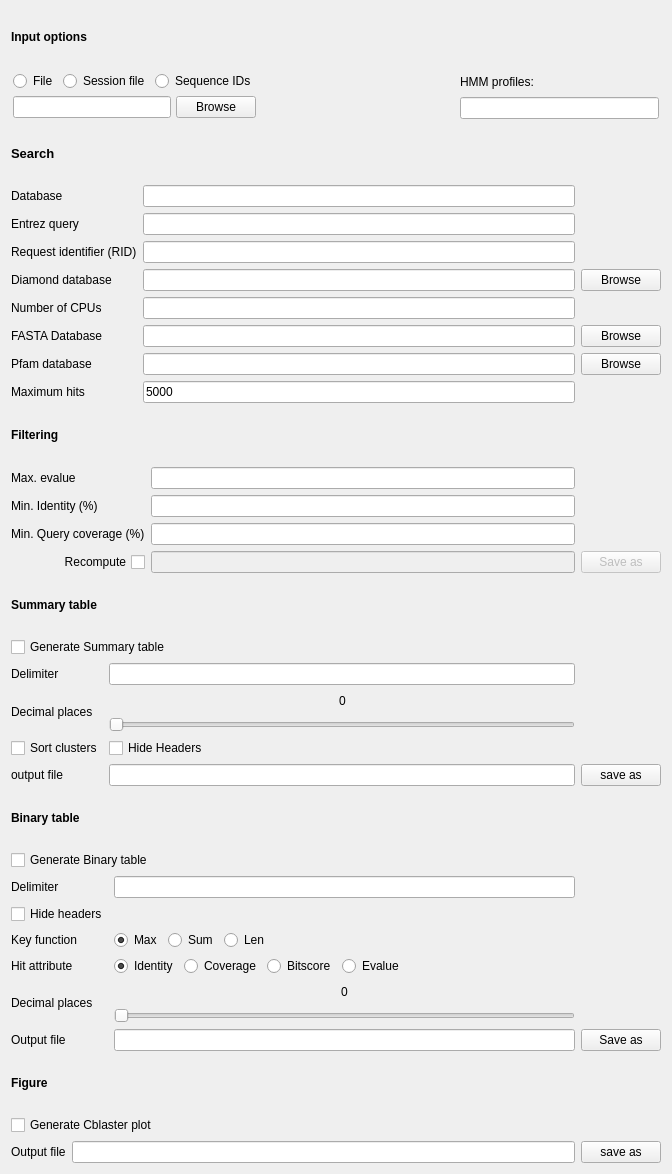
      <widget class="QWidget" name="scrollAreaWidgetContents">
       <property name="geometry">
        <rect>
         <x>0</x>
         <y>0</y>
         <width>672</width>
         <height>1174</height>
        </rect>
       </property>
       <layout class="QGridLayout" name="gridLayout_7">
        <item row="4" column="0">
         <widget class="QLabel" name="label_34">
          <property name="font">
           <font>
            <weight>75</weight>
            <bold>true</bold>
           </font>
          </property>
          <property name="text">
           <string>Filtering</string>
          </property>
         </widget>
        </item>
        <item row="2" column="0">
         <widget class="QLabel" name="label_17">
          <property name="font">
           <font>
            <pointsize>10</pointsize>
            <weight>75</weight>
            <bold>true</bold>
           </font>
          </property>
          <property name="text">
           <string>Search</string>
          </property>
         </widget>
        </item>
        <item row="0" column="0">
         <widget class="QLabel" name="label_15">
          <property name="font">
           <font>
            <weight>75</weight>
            <bold>true</bold>
           </font>
          </property>
          <property name="text">
           <string>Input options</string>
          </property>
         </widget>
        </item>
        <item row="8" column="0">
         <layout class="QGridLayout" name="gridLayout_11" rowminimumheight="0,0,0,0,0">
          <property name="leftMargin">
           <number>0</number>
          </property>
          <property name="topMargin">
           <number>0</number>
          </property>
          <item row="4" column="2">
           <widget class="QPushButton" name="pb_stSave">
            <property name="text">
             <string>save as</string>
            </property>
           </widget>
          </item>
          <item row="4" column="0">
           <widget class="QLabel" name="label_45">
            <property name="text">
             <string>output file</string>
            </property>
           </widget>
          </item>
          <item row="1" column="0">
           <widget class="QLabel" name="label_43">
            <property name="text">
             <string>Decimal places</string>
            </property>
           </widget>
          </item>
          <item row="4" column="1">
           <widget class="QLineEdit" name="le_stSave"/>
          </item>
          <item row="0" column="0">
           <widget class="QLabel" name="label_40">
            <property name="text">
             <string>Delimiter</string>
            </property>
           </widget>
          </item>
          <item row="0" column="1">
           <widget class="QLineEdit" name="le_stDeli"/>
          </item>
          <item row="1" column="1">
           <layout class="QVBoxLayout" name="verticalLayout_6">
            <item>
             <layout class="QHBoxLayout" name="horizontalLayout_12">
              <item>
               <spacer name="horizontalSpacer_6">
                <property name="orientation">
                 <enum>Qt::Horizontal</enum>
                </property>
                <property name="sizeHint" stdset="0">
                 <size>
                  <width>40</width>
                  <height>20</height>
                 </size>
                </property>
               </spacer>
              </item>
              <item>
               <widget class="QLabel" name="lb_stDecimal">
                <property name="text">
                 <string>0</string>
                </property>
               </widget>
              </item>
              <item>
               <spacer name="horizontalSpacer_7">
                <property name="orientation">
                 <enum>Qt::Horizontal</enum>
                </property>
                <property name="sizeHint" stdset="0">
                 <size>
                  <width>40</width>
                  <height>20</height>
                 </size>
                </property>
               </spacer>
              </item>
             </layout>
            </item>
            <item>
             <widget class="QSlider" name="horizontalSlider_3">
              <property name="maximum">
               <number>5</number>
              </property>
              <property name="value">
               <number>0</number>
              </property>
              <property name="orientation">
               <enum>Qt::Horizontal</enum>
              </property>
             </widget>
            </item>
           </layout>
          </item>
          <item row="2" column="0">
           <widget class="QCheckBox" name="ch_stSort">
            <property name="layoutDirection">
             <enum>Qt::LeftToRight</enum>
            </property>
            <property name="text">
             <string>Sort clusters</string>
            </property>
           </widget>
          </item>
          <item row="2" column="1">
           <widget class="QCheckBox" name="ch_stHide">
            <property name="text">
             <string>Hide Headers</string>
            </property>
           </widget>
          </item>
         </layout>
        </item>
        <item row="3" column="0">
         <layout class="QGridLayout" name="gridLayout_5">
          <item row="2" column="0">
           <widget class="QLabel" name="label_20">
            <property name="text">
             <string>Request identifier (RID)</string>
            </property>
           </widget>
          </item>
          <item row="2" column="1">
           <widget class="QLineEdit" name="le_sRID"/>
          </item>
          <item row="1" column="1">
           <widget class="QLineEdit" name="le_sEntrz"/>
          </item>
          <item row="0" column="1">
           <widget class="QLineEdit" name="le_sDB"/>
          </item>
          <item row="5" column="0">
           <widget class="QLabel" name="label_32">
            <property name="text">
             <string>FASTA Database</string>
            </property>
           </widget>
          </item>
          <item row="4" column="0">
           <widget class="QLabel" name="label_31">
            <property name="text">
             <string>Number of CPUs</string>
            </property>
           </widget>
          </item>
          <item row="6" column="0">
           <widget class="QLabel" name="label_33">
            <property name="text">
             <string>Pfam database</string>
            </property>
           </widget>
          </item>
          <item row="6" column="1">
           <widget class="QLineEdit" name="le_sPfamBrowse"/>
          </item>
          <item row="5" column="1">
           <widget class="QLineEdit" name="le_sFasBrowse"/>
          </item>
          <item row="4" column="1">
           <widget class="QLineEdit" name="le_sCPU"/>
          </item>
          <item row="3" column="1">
           <widget class="QLineEdit" name="le_sDiaBrowse"/>
          </item>
          <item row="3" column="0">
           <widget class="QLabel" name="label_29">
            <property name="text">
             <string>Diamond database</string>
            </property>
           </widget>
          </item>
          <item row="3" column="2">
           <widget class="QPushButton" name="pb_sDiaBrowse">
            <property name="text">
             <string>Browse</string>
            </property>
           </widget>
          </item>
          <item row="0" column="0">
           <widget class="QLabel" name="label_18">
            <property name="text">
             <string>Database</string>
            </property>
           </widget>
          </item>
          <item row="1" column="0">
           <widget class="QLabel" name="label_19">
            <property name="text">
             <string>Entrez query</string>
            </property>
           </widget>
          </item>
          <item row="6" column="2">
           <widget class="QPushButton" name="pb_sPfamBrowse">
            <property name="text">
             <string>Browse</string>
            </property>
           </widget>
          </item>
          <item row="5" column="2">
           <widget class="QPushButton" name="pb_sFasBrowse">
            <property name="text">
             <string>Browse</string>
            </property>
           </widget>
          </item>
          <item row="7" column="0">
           <widget class="QLabel" name="label_57">
            <property name="text">
             <string>Maximum hits</string>
            </property>
           </widget>
          </item>
          <item row="7" column="1">
           <widget class="QLineEdit" name="le_sMaxHits">
            <property name="text">
             <string>5000</string>
            </property>
           </widget>
          </item>
         </layout>
        </item>
        <item row="1" column="0">
         <layout class="QHBoxLayout" name="horizontalLayout_8">
          <property name="spacing">
           <number>5</number>
          </property>
          <property name="sizeConstraint">
           <enum>QLayout::SetFixedSize</enum>
          </property>
          <property name="leftMargin">
           <number>2</number>
          </property>
          <property name="topMargin">
           <number>2</number>
          </property>
          <property name="rightMargin">
           <number>2</number>
          </property>
          <property name="bottomMargin">
           <number>2</number>
          </property>
          <item>
           <layout class="QVBoxLayout" name="verticalLayout_3">
            <item>
             <layout class="QHBoxLayout" name="horizontalLayout_6">
              <item>
               <widget class="QRadioButton" name="rb_inFile">
                <property name="text">
                 <string>File</string>
                </property>
                <property name="checked">
                 <bool>true</bool>
                </property>
               </widget>
              </item>
              <item>
               <widget class="QRadioButton" name="rb_inSession">
                <property name="text">
                 <string>Session file</string>
                </property>
               </widget>
              </item>
              <item>
               <widget class="QRadioButton" name="rb_inSeqId">
                <property name="text">
                 <string>Sequence IDs</string>
                </property>
               </widget>
              </item>
             </layout>
            </item>
            <item>
             <layout class="QHBoxLayout" name="horizontalLayout_7">
              <item>
               <widget class="QLineEdit" name="le_inBrowse"/>
              </item>
              <item>
               <widget class="QPushButton" name="pb_inBrowse">
                <property name="text">
                 <string>Browse</string>
                </property>
               </widget>
              </item>
             </layout>
            </item>
           </layout>
          </item>
          <item>
           <spacer name="horizontalSpacer_3">
            <property name="orientation">
             <enum>Qt::Horizontal</enum>
            </property>
            <property name="sizeHint" stdset="0">
             <size>
              <width>40</width>
              <height>20</height>
             </size>
            </property>
           </spacer>
          </item>
          <item>
           <layout class="QVBoxLayout" name="verticalLayout_4">
            <item>
             <widget class="QLabel" name="label_16">
              <property name="enabled">
               <bool>true</bool>
              </property>
              <property name="text">
               <string>HMM profiles:</string>
              </property>
             </widget>
            </item>
            <item>
             <widget class="QLineEdit" name="le_inHmm">
              <property name="contextMenuPolicy">
               <enum>Qt::DefaultContextMenu</enum>
              </property>
              <property name="autoFillBackground">
               <bool>false</bool>
              </property>
              <property name="frame">
               <bool>true</bool>
              </property>
              <property name="cursorPosition">
               <number>0</number>
              </property>
              <property name="dragEnabled">
               <bool>false</bool>
              </property>
             </widget>
            </item>
           </layout>
          </item>
         </layout>
        </item>
        <item row="5" column="0">
         <layout class="QGridLayout" name="gridLayout_9">
          <item row="3" column="2">
           <widget class="QPushButton" name="pb_flSave">
            <property name="enabled">
             <bool>false</bool>
            </property>
            <property name="text">
             <string>Save as</string>
            </property>
           </widget>
          </item>
          <item row="0" column="0">
           <widget class="QLabel" name="label_35">
            <property name="text">
             <string>Max. evalue</string>
            </property>
           </widget>
          </item>
          <item row="1" column="0">
           <widget class="QLabel" name="label_36">
            <property name="text">
             <string>Min. Identity (%)</string>
            </property>
           </widget>
          </item>
          <item row="2" column="0">
           <widget class="QLabel" name="label_38">
            <property name="text">
             <string>Min. Query coverage (%)</string>
            </property>
           </widget>
          </item>
          <item row="0" column="1">
           <widget class="QLineEdit" name="le_fMaxEval"/>
          </item>
          <item row="1" column="1">
           <widget class="QLineEdit" name="le_fMinId"/>
          </item>
          <item row="3" column="1">
           <widget class="QLineEdit" name="le_flSave">
            <property name="enabled">
             <bool>false</bool>
            </property>
            <property name="layoutDirection">
             <enum>Qt::RightToLeft</enum>
            </property>
           </widget>
          </item>
          <item row="2" column="1">
           <widget class="QLineEdit" name="le_fQuCov"/>
          </item>
          <item row="3" column="0">
           <widget class="QCheckBox" name="ch_fRecom">
            <property name="layoutDirection">
             <enum>Qt::RightToLeft</enum>
            </property>
            <property name="text">
             <string>Recompute</string>
            </property>
           </widget>
          </item>
         </layout>
        </item>
        <item row="6" column="0">
         <widget class="QLabel" name="label_39">
          <property name="font">
           <font>
            <weight>75</weight>
            <bold>true</bold>
           </font>
          </property>
          <property name="text">
           <string>Summary table</string>
          </property>
         </widget>
        </item>
        <item row="7" column="0">
         <widget class="QCheckBox" name="ch_SumTab">
          <property name="layoutDirection">
           <enum>Qt::LeftToRight</enum>
          </property>
          <property name="text">
           <string>Generate Summary table</string>
          </property>
          <property name="checkable">
           <bool>true</bool>
          </property>
          <property name="checked">
           <bool>false</bool>
          </property>
         </widget>
        </item>
        <item row="12" column="0">
         <widget class="QCheckBox" name="ch_BinaryTab">
          <property name="text">
           <string>Generate Binary table</string>
          </property>
         </widget>
        </item>
        <item row="11" column="0">
         <widget class="QLabel" name="label_37">
          <property name="font">
           <font>
            <weight>75</weight>
            <bold>true</bold>
           </font>
          </property>
          <property name="text">
           <string>Binary table</string>
          </property>
         </widget>
        </item>
        <item row="14" column="0">
         <widget class="QLabel" name="label_55">
          <property name="font">
           <font>
            <weight>75</weight>
            <bold>true</bold>
           </font>
          </property>
          <property name="text">
           <string>Figure</string>
          </property>
         </widget>
        </item>
        <item row="15" column="0">
         <widget class="QCheckBox" name="ch_Figure">
          <property name="text">
           <string>Generate Cblaster plot</string>
          </property>
         </widget>
        </item>
        <item row="13" column="0">
         <layout class="QGridLayout" name="gridLayout_12">
          <property name="topMargin">
           <number>0</number>
          </property>
          <item row="5" column="0">
           <widget class="QLabel" name="label_54">
            <property name="text">
             <string>Output file</string>
            </property>
           </widget>
          </item>
          <item row="5" column="1">
           <widget class="QLineEdit" name="le_btSave"/>
          </item>
          <item row="2" column="1">
           <layout class="QHBoxLayout" name="horizontalLayout_14">
            <item>
             <widget class="QRadioButton" name="rb_btMax">
              <property name="text">
               <string>Max</string>
              </property>
              <property name="checked">
               <bool>true</bool>
              </property>
              <attribute name="buttonGroup">
               <string notr="true">buttonGroup</string>
              </attribute>
             </widget>
            </item>
            <item>
             <widget class="QRadioButton" name="rb_btSum">
              <property name="text">
               <string>Sum</string>
              </property>
              <attribute name="buttonGroup">
               <string notr="true">buttonGroup</string>
              </attribute>
             </widget>
            </item>
            <item>
             <widget class="QRadioButton" name="rb_btLen">
              <property name="text">
               <string>Len</string>
              </property>
              <attribute name="buttonGroup">
               <string notr="true">buttonGroup</string>
              </attribute>
             </widget>
            </item>
            <item>
             <spacer name="horizontalSpacer_10">
              <property name="orientation">
               <enum>Qt::Horizontal</enum>
              </property>
              <property name="sizeHint" stdset="0">
               <size>
                <width>40</width>
                <height>20</height>
               </size>
              </property>
             </spacer>
            </item>
           </layout>
          </item>
          <item row="3" column="0">
           <widget class="QLabel" name="label_52">
            <property name="text">
             <string>Hit attribute</string>
            </property>
           </widget>
          </item>
          <item row="0" column="0">
           <widget class="QLabel" name="label_49">
            <property name="text">
             <string>Delimiter</string>
            </property>
           </widget>
          </item>
          <item row="0" column="1">
           <widget class="QLineEdit" name="le_btDeli"/>
          </item>
          <item row="1" column="0">
           <widget class="QCheckBox" name="ch_btHide">
            <property name="text">
             <string>Hide headers</string>
            </property>
           </widget>
          </item>
          <item row="2" column="0">
           <widget class="QLabel" name="label_51">
            <property name="text">
             <string>Key function</string>
            </property>
           </widget>
          </item>
          <item row="4" column="0">
           <widget class="QLabel" name="label_53">
            <property name="text">
             <string>Decimal places</string>
            </property>
           </widget>
          </item>
          <item row="3" column="1">
           <layout class="QHBoxLayout" name="horizontalLayout_16">
            <item>
             <widget class="QRadioButton" name="rb_btID">
              <property name="text">
               <string>Identity</string>
              </property>
              <property name="checked">
               <bool>true</bool>
              </property>
              <attribute name="buttonGroup">
               <string notr="true">buttonGroup_2</string>
              </attribute>
             </widget>
            </item>
            <item>
             <widget class="QRadioButton" name="rb_btCov">
              <property name="text">
               <string>Coverage</string>
              </property>
              <attribute name="buttonGroup">
               <string notr="true">buttonGroup_2</string>
              </attribute>
             </widget>
            </item>
            <item>
             <widget class="QRadioButton" name="rb_btBit">
              <property name="text">
               <string>Bitscore</string>
              </property>
              <attribute name="buttonGroup">
               <string notr="true">buttonGroup_2</string>
              </attribute>
             </widget>
            </item>
            <item>
             <widget class="QRadioButton" name="rb_btEval">
              <property name="text">
               <string>Evalue</string>
              </property>
              <attribute name="buttonGroup">
               <string notr="true">buttonGroup_2</string>
              </attribute>
             </widget>
            </item>
            <item>
             <spacer name="horizontalSpacer_11">
              <property name="orientation">
               <enum>Qt::Horizontal</enum>
              </property>
              <property name="sizeHint" stdset="0">
               <size>
                <width>40</width>
                <height>20</height>
               </size>
              </property>
             </spacer>
            </item>
           </layout>
          </item>
          <item row="4" column="1">
           <layout class="QVBoxLayout" name="verticalLayout_8">
            <item>
             <layout class="QHBoxLayout" name="horizontalLayout_17">
              <item>
               <spacer name="horizontalSpacer_12">
                <property name="orientation">
                 <enum>Qt::Horizontal</enum>
                </property>
                <property name="sizeHint" stdset="0">
                 <size>
                  <width>40</width>
                  <height>20</height>
                 </size>
                </property>
               </spacer>
              </item>
              <item>
               <widget class="QLabel" name="lb_btDeci">
                <property name="text">
                 <string>0</string>
                </property>
               </widget>
              </item>
              <item>
               <spacer name="horizontalSpacer_13">
                <property name="orientation">
                 <enum>Qt::Horizontal</enum>
                </property>
                <property name="sizeHint" stdset="0">
                 <size>
                  <width>40</width>
                  <height>20</height>
                 </size>
                </property>
               </spacer>
              </item>
             </layout>
            </item>
            <item>
             <widget class="QSlider" name="horizontalSlider_5">
              <property name="maximum">
               <number>5</number>
              </property>
              <property name="value">
               <number>0</number>
              </property>
              <property name="orientation">
               <enum>Qt::Horizontal</enum>
              </property>
             </widget>
            </item>
           </layout>
          </item>
          <item row="5" column="2">
           <widget class="QPushButton" name="pb_btSave">
            <property name="text">
             <string>Save as</string>
            </property>
           </widget>
          </item>
         </layout>
        </item>
        <item row="16" column="0">
         <layout class="QHBoxLayout" name="horizontalLayout_18">
          <item>
           <widget class="QLabel" name="label_56">
            <property name="text">
             <string>Output file</string>
            </property>
           </widget>
          </item>
          <item>
           <widget class="QLineEdit" name="le_fSave"/>
          </item>
          <item>
           <widget class="QPushButton" name="pb_fSave">
            <property name="text">
             <string>save as</string>
            </property>
           </widget>
          </item>
         </layout>
        </item>
       </layout>
      </widget>
